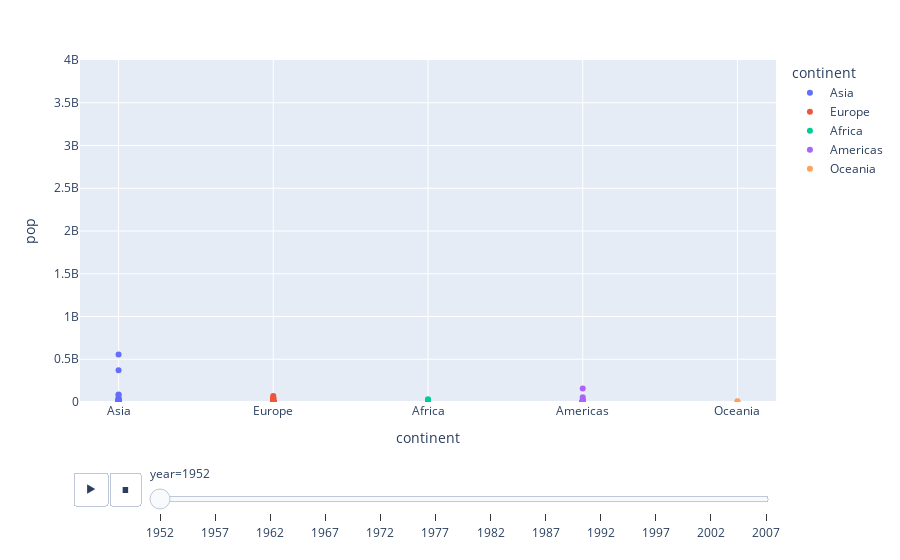

Notebook code for this chart:
### Code cell
px.scatter(dt_cnt,x='continent',y='pop',
           animation_frame='year',
           animation_group='country',
           color='continent', range_y=[0,4000000000])

### Figure 1 — Plotly figure (JSON) as saved in the notebook; plotly's stock layout.template omitted (floating-point values rounded to 4 significant figures)
{"data": [{"hovertemplate": "continent=%{x}<br>year=1952<br>pop=%{y}<extra></extra>", "ids": ["Afghanistan", "Bahrain", "Bangladesh", "Cambodia", "China", "Hong Kong, China", "India", "Indonesia", "Iran", "Iraq", "Israel", "Japan", "Jordan", "Korea, Dem. Rep.", "Korea, Rep.", "Kuwait", "Lebanon", "Malaysia", "Mongolia", "Myanmar", "Nepal", "Oman", "Pakistan", "Philippines", "Saudi Arabia", "Singapore", "Sri Lanka", "Syria", "Taiwan", "Thailand", "Vietnam", "West Bank and Gaza", "Yemen, Rep."], "legendgroup": "Asia", "marker": {"color": "#636efa", "symbol": "circle"}, "mode": "markers", "name": "Asia", "orientation": "v", "showlegend": true, "type": "scatter", "x": ["Asia", "Asia", "Asia", "Asia", "Asia", "Asia", "Asia", "Asia", "Asia", "Asia", "Asia", "Asia", "Asia", "Asia", "Asia", "Asia", "Asia", "Asia", "Asia", "Asia", "Asia", "Asia", "Asia", "Asia", "Asia", "Asia", "Asia", "Asia", "Asia", "Asia", "Asia", "Asia", "Asia"], "xaxis": "x", "y": [8425333, 120447, 46886859, 4693836, 556263527, 2125900, 372000000, 82052000, 17272000, 5441766, 1620914, 86459025, 607914, 8865488, 20947571, 160000, 1439529, 6748378, 800663, 20092996, 9182536, 507833, 41346560, 22438691, 4005677, 1127000, 7982342, 3661549, 8550362, 21289402, 26246839, 1030585, 4963829], "yaxis": "y"}, {"hovertemplate": "continent=%{x}<br>year=1952<br>pop=%{y}<extra></extra>", "ids": ["Albania", "Austria", "Belgium", "Bosnia and Herzegovina", "Bulgaria", "Croatia", "Czech Republic", "Denmark", "Finland", "France", "Germany", "Greece", "Hungary", "Iceland", "Ireland", "Italy", "Montenegro", "Netherlands", "Norway", "Poland", "Portugal", "Romania", "Serbia", "Slovak Republic", "Slovenia", "Spain", "Sweden", "Switzerland", "Turkey", "United Kingdom"], "legendgroup": "Europe", "marker": {"color": "#EF553B", "symbol": "circle"}, "mode": "markers", "name": "Europe", "orientation": "v", "showlegend": true, "type": "scatter", "x": ["Europe", "Europe", "Europe", "Europe", "Europe", "Europe", "Europe", "Europe", "Europe", "Europe", "Europe", "Europe", "Europe", "Europe", "Europe", "Europe", "Europe", "Europe", "Europe", "Europe", "Europe", "Europe", "Europe", "Europe", "Europe", "Europe", "Europe", "Europe", "Europe", "Europe"], "xaxis": "x", "y": [1282697, 6927772, 8730405, 2791000, 7274900, 3882229, 9125183, 4334000, 4090500, 42459667, 69145952, 7733250, 9504000, 147962, 2952156, 47666000, 413834, 10381988, 3327728, 25730551, 8526050, 16630000, 6860147, 3558137, 1489518, 28549870, 7124673, 4815000, 22235677, 50430000], "yaxis": "y"}, {"hovertemplate": "continent=%{x}<br>year=1952<br>pop=%{y}<extra></extra>", "ids": ["Algeria", "Angola", "Benin", "Botswana", "Burkina Faso", "Burundi", "Cameroon", "Central African Republic", "Chad", "Comoros", "Congo, Dem. Rep.", "Congo, Rep.", "Cote d'Ivoire", "Djibouti", "Egypt", "Equatorial Guinea", "Eritrea", "Ethiopia", "Gabon", "Gambia", "Ghana", "Guinea", "Guinea-Bissau", "Kenya", "Lesotho", "Liberia", "Libya", "Madagascar", "Malawi", "Mali", "Mauritania", "Mauritius", "Morocco", "Mozambique", "Namibia", "Niger", "Nigeria", "Reunion", "Rwanda", "Sao Tome and Principe", "Senegal", "Sierra Leone", "Somalia", "South Africa", "Sudan", "Swaziland", "Tanzania", "Togo", "Tunisia", "Uganda", "Zambia", "Zimbabwe"], "legendgroup": "Africa", "marker": {"color": "#00cc96", "symbol": "circle"}, "mode": "markers", "name": "Africa", "orientation": "v", "showlegend": true, "type": "scatter", "x": ["Africa", "Africa", "Africa", "Africa", "Africa", "Africa", "Africa", "Africa", "Africa", "Africa", "Africa", "Africa", "Africa", "Africa", "Africa", "Africa", "Africa", "Africa", "Africa", "Africa", "Africa", "Africa", "Africa", "Africa", "Africa", "Africa", "Africa", "Africa", "Africa", "Africa", "Africa", "Africa", "Africa", "Africa", "Africa", "Africa", "Africa", "Africa", "Africa", "Africa", "Africa", "Africa", "Africa", "Africa", "Africa", "Africa", "Africa", "Africa", "Africa", "Africa", "Africa", "Africa"], "xaxis": "x", "y": [9279525, 4232095, 1738315, 442308, 4469979, 2445618, 5009067, 1291695, 2682462, 153936, 14100005, 854885, 2977019, 63149, 22223309, 216964, 1438760, 20860941, 420702, 284320, 5581001, 2664249, 580653, 6464046, 748747, 863308, 1019729, 4762912, 2917802, 3838168, 1022556, 516556, 9939217, 6446316, 485831, 3379468, 33119096, 257700, 2534927, 60011, 2755589, 2143249, 2526994, 14264935, 8504667, 290243, 8322925, 1219113, 3647735, 5824797, 2672000, 3080907], "yaxis": "y"}, {"hovertemplate": "continent=%{x}<br>year=1952<br>pop=%{y}<extra></extra>", "ids": ["Argentina", "Bolivia", "Brazil", "Canada", "Chile", "Colombia", "Costa Rica", "Cuba", "Dominican Republic", "Ecuador", "El Salvador", "Guatemala", "Haiti", "Honduras", "Jamaica", "Mexico", "Nicaragua", "Panama", "Paraguay", "Peru", "Puerto Rico", "Trinidad and Tobago", "United States", "Uruguay", "Venezuela"], "legendgroup": "Americas", "marker": {"color": "#ab63fa", "symbol": "circle"}, "mode": "markers", "name": "Americas", "orientation": "v", "showlegend": true, "type": "scatter", "x": ["Americas", "Americas", "Americas", "Americas", "Americas", "Americas", "Americas", "Americas", "Americas", "Americas", "Americas", "Americas", "Americas", "Americas", "Americas", "Americas", "Americas", "Americas", "Americas", "Americas", "Americas", "Americas", "Americas", "Americas", "Americas"], "xaxis": "x", "y": [17876956, 2883315, 56602560, 14785584, 6377619, 12350771, 926317, 6007797, 2491346, 3548753, 2042865, 3146381, 3201488, 1517453, 1426095, 30144317, 1165790, 940080, 1555876, 8025700, 2227000, 662850, 157553000, 2252965, 5439568], "yaxis": "y"}, {"hovertemplate": "continent=%{x}<br>year=1952<br>pop=%{y}<extra></extra>", "ids": ["Australia", "New Zealand"], "legendgroup": "Oceania", "marker": {"color": "#FFA15A", "symbol": "circle"}, "mode": "markers", "name": "Oceania", "orientation": "v", "showlegend": true, "type": "scatter", "x": ["Oceania", "Oceania"], "xaxis": "x", "y": [8691212, 1994794], "yaxis": "y"}], "layout": {"legend": {"title": {"text": "continent"}, "tracegroupgap": 0}, "margin": {"t": 60}, "sliders": [{"active": 0, "currentvalue": {"prefix": "year="}, "len": 0.9, "pad": {"b": 10, "t": 60}, "steps": [{"args": [["1952"], {"frame": {"duration": 0, "redraw": false}, "fromcurrent": true, "mode": "immediate", "transition": {"duration": 0, "easing": "linear"}}], "label": "1952", "method": "animate"}, {"args": [["1957"], {"frame": {"duration": 0, "redraw": false}, "fromcurrent": true, "mode": "immediate", "transition": {"duration": 0, "easing": "linear"}}], "label": "1957", "method": "animate"}, {"args": [["1962"], {"frame": {"duration": 0, "redraw": false}, "fromcurrent": true, "mode": "immediate", "transition": {"duration": 0, "easing": "linear"}}], "label": "1962", "method": "animate"}, {"args": [["1967"], {"frame": {"duration": 0, "redraw": false}, "fromcurrent": true, "mode": "immediate", "transition": {"duration": 0, "easing": "linear"}}], "label": "1967", "method": "animate"}, {"args": [["1972"], {"frame": {"duration": 0, "redraw": false}, "fromcurrent": true, "mode": "immediate", "transition": {"duration": 0, "easing": "linear"}}], "label": "1972", "method": "animate"}, {"args": [["1977"], {"frame": {"duration": 0, "redraw": false}, "fromcurrent": true, "mode": "immediate", "transition": {"duration": 0, "easing": "linear"}}], "label": "1977", "method": "animate"}, {"args": [["1982"], {"frame": {"duration": 0, "redraw": false}, "fromcurrent": true, "mode": "immediate", "transition": {"duration": 0, "easing": "linear"}}], "label": "1982", "method": "animate"}, {"args": [["1987"], {"frame": {"duration": 0, "redraw": false}, "fromcurrent": true, "mode": "immediate", "transition": {"duration": 0, "easing": "linear"}}], "label": "1987", "method": "animate"}, {"args": [["1992"], {"frame": {"duration": 0, "redraw": false}, "fromcurrent": true, "mode": "immediate", "transition": {"duration": 0, "easing": "linear"}}], "label": "1992", "method": "animate"}, {"args": [["1997"], {"frame": {"duration": 0, "redraw": false}, "fromcurrent": true, "mode": "immediate", "transition": {"duration": 0, "easing": "linear"}}], "label": "1997", "method": "animate"}, {"args": [["2002"], {"frame": {"duration": 0, "redraw": false}, "fromcurrent": true, "mode": "immediate", "transition": {"duration": 0, "easing": "linear"}}], "label": "2002", "method": "animate"}, {"args": [["2007"], {"frame": {"duration": 0, "redraw": false}, "fromcurrent": true, "mode": "immediate", "transition": {"duration": 0, "easing": "linear"}}], "label": "2007", "method": "animate"}], "x": 0.1, "xanchor": "left", "y": 0, "yanchor": "top"}], "updatemenus": [{"buttons": [{"args": [null, {"frame": {"duration": 500, "redraw": false}, "fromcurrent": true, "mode": "immediate", "transition": {"duration": 500, "easing": "linear"}}], "label": "&#9654;", "method": "animate"}, {"args": [[null], {"frame": {"duration": 0, "redraw": false}, "fromcurrent": true, "mode": "immediate", "transition": {"duration": 0, "easing": "linear"}}], "label": "&#9724;", "method": "animate"}], "direction": "left", "pad": {"r": 10, "t": 70}, "showactive": false, "type": "buttons", "x": 0.1, "xanchor": "right", "y": 0, "yanchor": "top"}], "xaxis": {"anchor": "y", "categoryarray": ["Asia", "Europe", "Africa", "Americas", "Oceania"], "categoryorder": "array", "domain": [0, 1], "title": {"text": "continent"}}, "yaxis": {"anchor": "x", "domain": [0, 1], "range": [0, 4000000000], "title": {"text": "pop"}}}}
